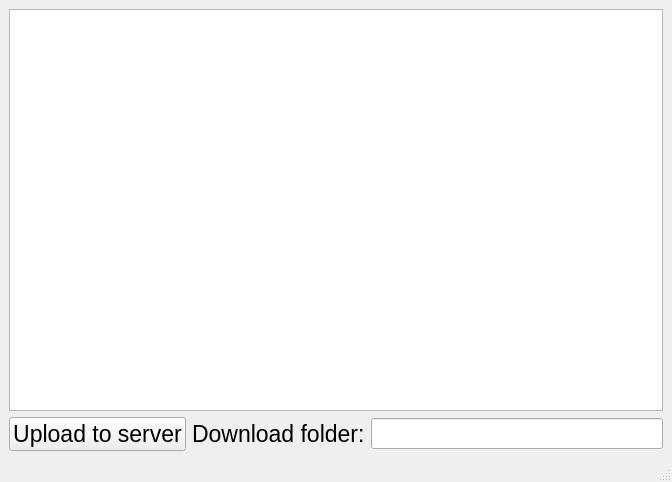
<?xml version="1.0" encoding="UTF-8"?>
<ui version="4.0">
 <class>MainWindow</class>
 <widget class="QMainWindow" name="MainWindow">
  <property name="geometry">
   <rect>
    <x>0</x>
    <y>0</y>
    <width>672</width>
    <height>482</height>
   </rect>
  </property>
  <property name="windowTitle">
   <string>MainWindow</string>
  </property>
  <widget class="QWidget" name="centralwidget">
   <layout class="QVBoxLayout" name="verticalLayout">
    <item>
     <widget class="QTableWidget" name="tableWidget"/>
    </item>
    <item>
     <layout class="QHBoxLayout" name="horizontalLayout">
      <item>
       <widget class="QPushButton" name="pushButton_2">
        <property name="font">
         <font>
          <pointsize>17</pointsize>
         </font>
        </property>
        <property name="text">
         <string>Upload to server</string>
        </property>
       </widget>
      </item>
      <item>
       <widget class="QLabel" name="label">
        <property name="font">
         <font>
          <pointsize>17</pointsize>
         </font>
        </property>
        <property name="text">
         <string>Download folder:</string>
        </property>
       </widget>
      </item>
      <item>
       <widget class="QLineEdit" name="lineEdit">
        <property name="font">
         <font>
          <pointsize>14</pointsize>
         </font>
        </property>
       </widget>
      </item>
     </layout>
    </item>
   </layout>
  </widget>
  <widget class="QMenuBar" name="menubar">
   <property name="geometry">
    <rect>
     <x>0</x>
     <y>0</y>
     <width>672</width>
     <height>22</height>
    </rect>
   </property>
  </widget>
  <widget class="QStatusBar" name="statusbar"/>
 </widget>
 <resources/>
 <connections/>
</ui>
